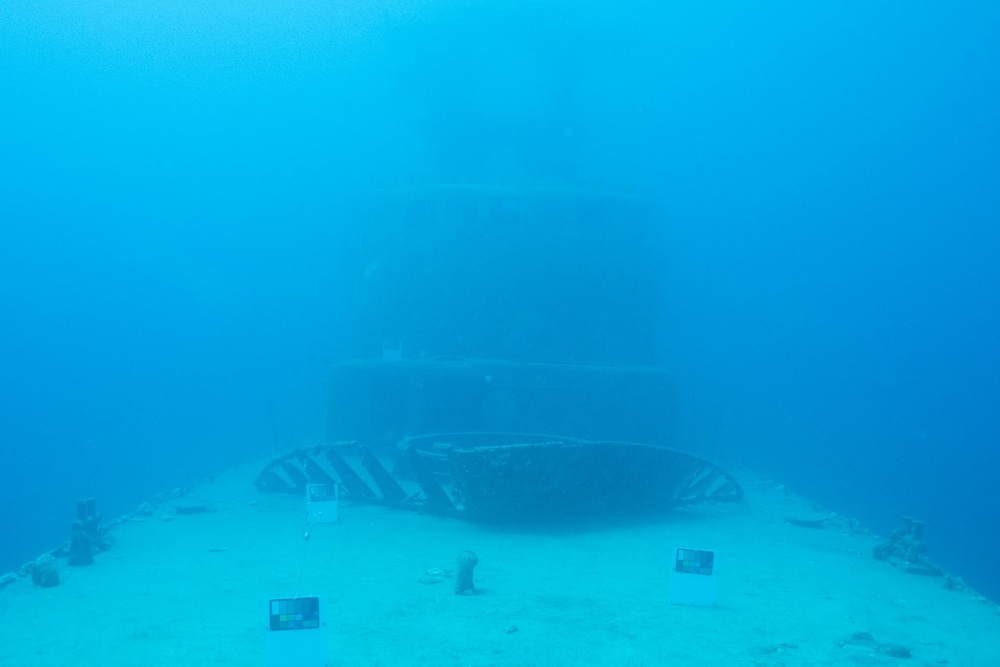
//> input picture image_enhancement/image_enhancement_cpp/test/ship.jpg, 1000 x 667 px, shrunk from 1280 x 854 before the run
$ ./image_enhancement   (built with g++ and OpenCV 4)
//> lines starting //> are read from the running program, lines starting //| are printed output that depends on the picture
//> further down, org_img is the input picture: 667 rows x 1000 cols, CV_8UC3; mean B, G, R 223.5, 167.5, 2
#include <opencv2/opencv.hpp>
#include <opencv2/imgproc.hpp>
#include <opencv2/highgui.hpp>
#include <vector>
#include <algorithm>
#include <cmath>

cv::Mat redCompensate(const cv::Mat& img, int window) {
//> called with window = 5
    float alpha = 1.0f;
    cv::Mat r, g, b;
    std::vector<cv::Mat> channels;
    cv::split(img, channels);
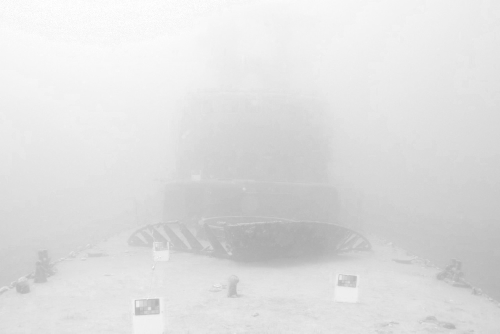
//> channels[0]: 667 rows x 1000 cols, CV_8UC1 (shown at 1/2 size); min 171, max 255, mean 223.5
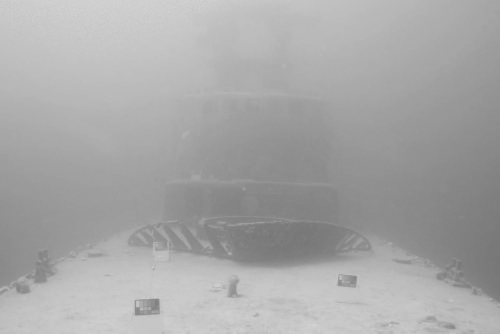
//> channels[1]: 667 rows x 1000 cols, CV_8UC1 (shown at 1/2 size); min 116, max 230, mean 167.5
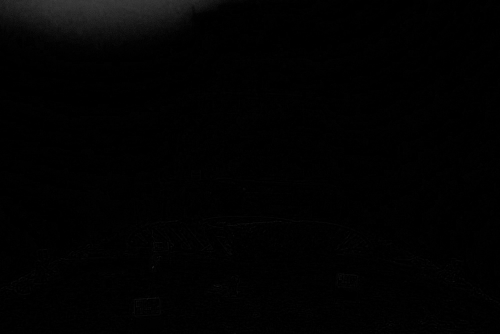
//> channels[2]: 667 rows x 1000 cols, CV_8UC1 (shown at 1/2 size); min 0, max 64, mean 2
    r = channels[2];
    g = channels[1];
    b = channels[0];

    r.convertTo(r, CV_32F, 1.0 / 255.0);
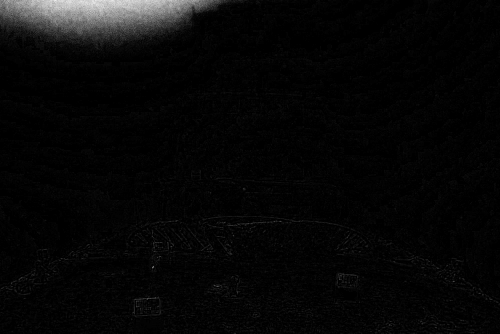
//> r: 667 rows x 1000 cols, CV_32FC1 (shown at 1/2 size); min 0, max 0.251, mean 0.00783; drawn with min black and max white
    g.convertTo(g, CV_32F, 1.0 / 255.0);
    b.convertTo(b, CV_32F, 1.0 / 255.0);

    int height = img.rows, width = img.cols;
    int padsize = (window - 1) / 2;
    cv::Mat padr, padg;
    cv::copyMakeBorder(r, padr, padsize, padsize, padsize, padsize, cv::BORDER_REFLECT);
    cv::copyMakeBorder(g, padg, padsize, padsize, padsize, padsize, cv::BORDER_REFLECT);

    cv::Mat ret = img.clone();
    for (int i = 0; i < height; i++) {
        for (int j = 0; j < width; j++) {
            cv::Mat slider = padr(cv::Rect(j, i, window, window));
            cv::Mat slideg = padg(cv::Rect(j, i, window, window));
            float r_mean = cv::mean(slider)[0];
            float g_mean = cv::mean(slideg)[0];
            float Irc = r.at<float>(i, j) + alpha * (g_mean - r_mean) * (1 - r.at<float>(i, j)) * g.at<float>(i, j);
            ret.at<cv::Vec3b>(i, j)[2] = static_cast<uchar>(Irc * 255);
        }
    }
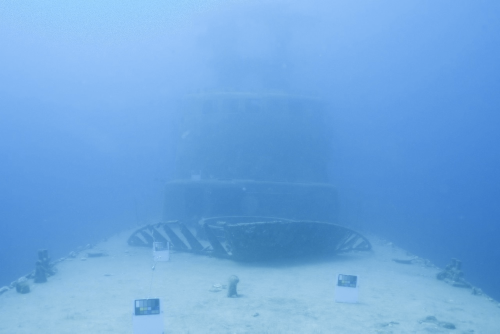
//> ret: 667 rows x 1000 cols, CV_8UC3 (shown at 1/2 size); mean B, G, R 223.5, 167.5, 111.1
    return ret;
}

cv::Mat gray_balance(const cv::Mat& image) {
    int L = 255;
    std::vector<cv::Mat> channels;
    cv::split(image, channels);
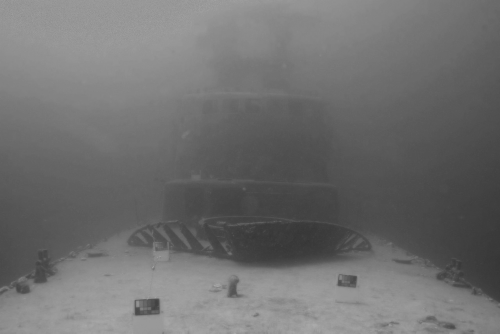
//> channels[2]: 667 rows x 1000 cols, CV_8UC1 (shown at 1/2 size); min 53, max 179, mean 111.1
    cv::Scalar means = cv::mean(image);
//> means = Scalar(223.5, 167.5, 111.1)
    float Ravg = means[2], Gavg = means[1], Bavg = means[0];
//> Ravg = 111.1; Gavg = 167.5; Bavg = 223.5

    float Max = std::max({ Ravg, Gavg, Bavg });
//> Max = 223.5
    std::vector<float> ratio = { Max / Ravg, Max / Gavg, Max / Bavg };
//> ratio = [2.01, 1.33, 1]

    std::vector<float> satLevel = { 0.005f * ratio[0], 0.005f * ratio[1], 0.005f * ratio[2] };
//> satLevel = [0.0101, 0.00667, 0.005]

    cv::Mat output = cv::Mat::zeros(image.size(), image.type());
    for (int ch = 0; ch < 3; ch++) {
        cv::Mat temp;
        channels[ch].convertTo(temp, CV_32F);
        temp = temp.reshape(1, 1);
        cv::Mat sorted;
        cv::sort(temp, sorted, cv::SORT_ASCENDING);
        int n = sorted.cols;
        float pmin = sorted.at<float>(static_cast<int>(satLevel[ch] * n));
        float pmax = sorted.at<float>(static_cast<int>((1 - satLevel[ch]) * n));
        channels[ch] = cv::max(cv::min(channels[ch], pmax), pmin);
        cv::normalize(channels[ch], channels[ch], 0, L, cv::NORM_MINMAX);
    }
//> this loop made 3 passes
//> (pmin, pmax) on passes 1 to 3: (178, 252), (122, 207), (57, 161)
    cv::merge(channels, output);
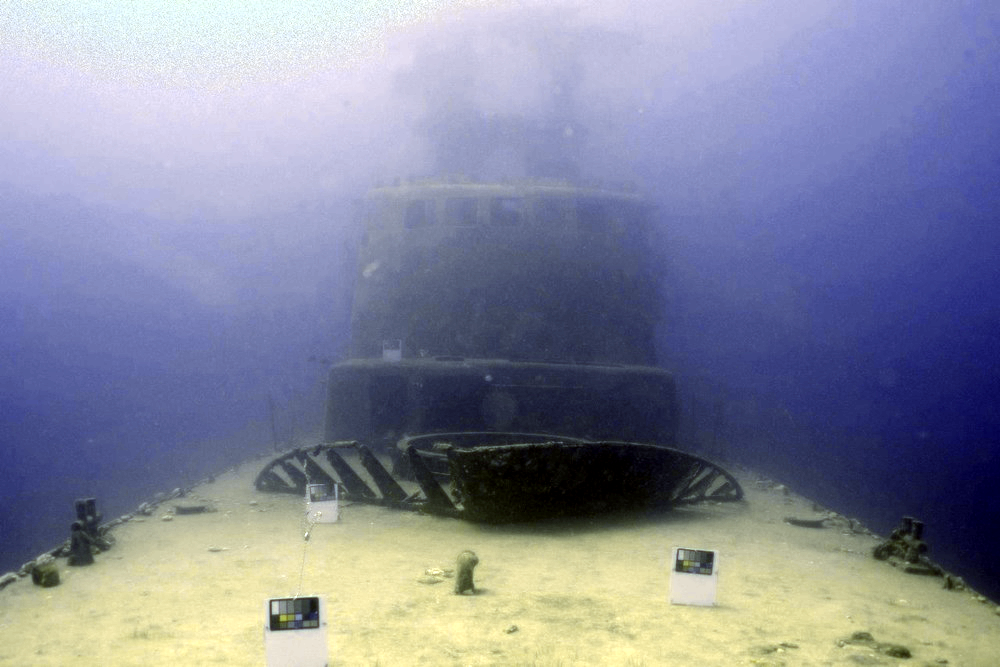
//> output: 667 rows x 1000 cols, CV_8UC3; mean B, G, R 156.8, 136.6, 132.7
    return output;
}

cv::Mat gammaCorrection(const cv::Mat& img, float alpha, float gamma) {
//> called with alpha = 1, gamma = 1.2
    cv::Mat imgFloat;
    // Ensure the image is in float format with range [0, 1]
    img.convertTo(imgFloat, CV_32F, 1.0 / 255.0);

    // Apply gamma correction
    cv::Mat output;
    cv::pow(imgFloat, gamma, output);

    // Scale by alpha and convert back to 8-bit
    output = alpha * output * 255.0;
    output.convertTo(output, CV_8U);

    return output;
}

int main() {
    cv::Mat org_img = cv::imread("test/ship.jpg");
    cv::Mat img = org_img.clone();
    cv::imshow("Input image", org_img);

    cv::Mat red_comp_img = redCompensate(img, 5);
    cv::imshow("Red Compensated", red_comp_img);

    cv::Mat wb_img = gray_balance(red_comp_img);
    cv::imshow("White Balanced Image", wb_img);

    float alpha = 1.0f;
    float gamma = 1.2f;
    cv::Mat gamma_crct_img = gammaCorrection(wb_img, alpha, gamma);
    cv::imshow("Gamma corrected White balance image", gamma_crct_img);

    cv::waitKey(0);
    cv::destroyAllWindows();
    return 0;
}

$ run again, with image_enhancement/image_enhancement_cpp/test/img1.jpg copied over image_enhancement/image_enhancement_cpp/test/ship.jpg
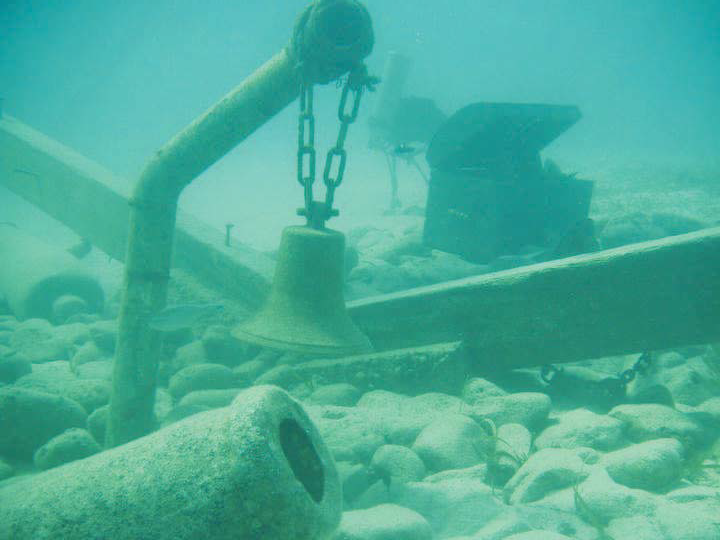
//> input picture image_enhancement/image_enhancement_cpp/test/img1.jpg, 720 x 540 px
//> org_img is the input picture: 540 rows x 720 cols, CV_8UC3; mean B, G, R 154.2, 173.9, 73.2
//> in gray_balance, `cv::split(image, channels);`:
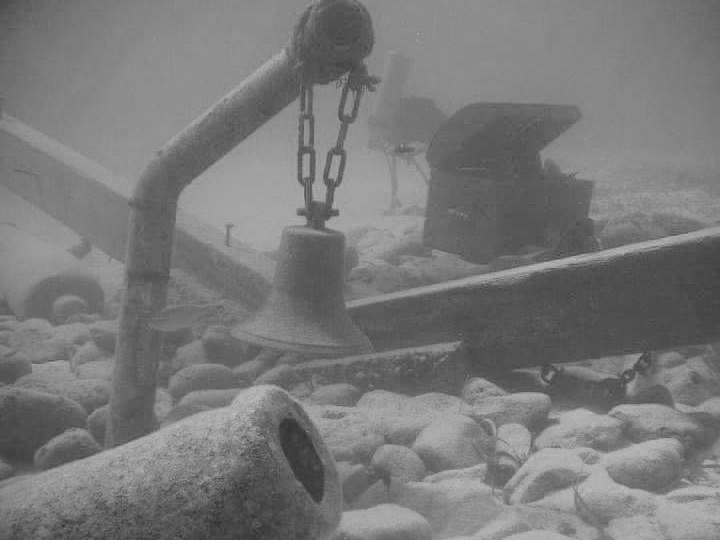
//> channels[2]: 540 rows x 720 cols, CV_8UC1; min 47, max 189, mean 121.3
//> means = Scalar(154.2, 173.9, 121.3)
//> Ravg = 121.3; Gavg = 173.9; Bavg = 154.2
//> Max = 173.9
//> ratio = [1.43, 1, 1.13]
//> satLevel = [0.00717, 0.005, 0.00564]
//> the loop in gray_balance, `for (int ch = 0; ch < 3; ch++)` made 3 passes
//> (pmin, pmax) on passes 1 to 3: (96, 195), (116, 214), (66, 176)
//> in gray_balance, `cv::merge(channels, output);`:
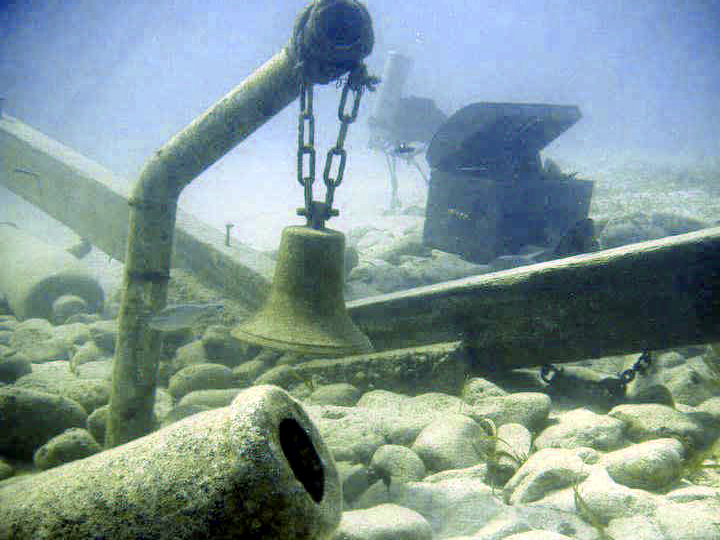
//> output: 540 rows x 720 cols, CV_8UC3; mean B, G, R 149.9, 150.6, 128.2

$ run again, with image_enhancement/image_enhancement_cpp/test/img2.jpg copied over image_enhancement/image_enhancement_cpp/test/ship.jpg
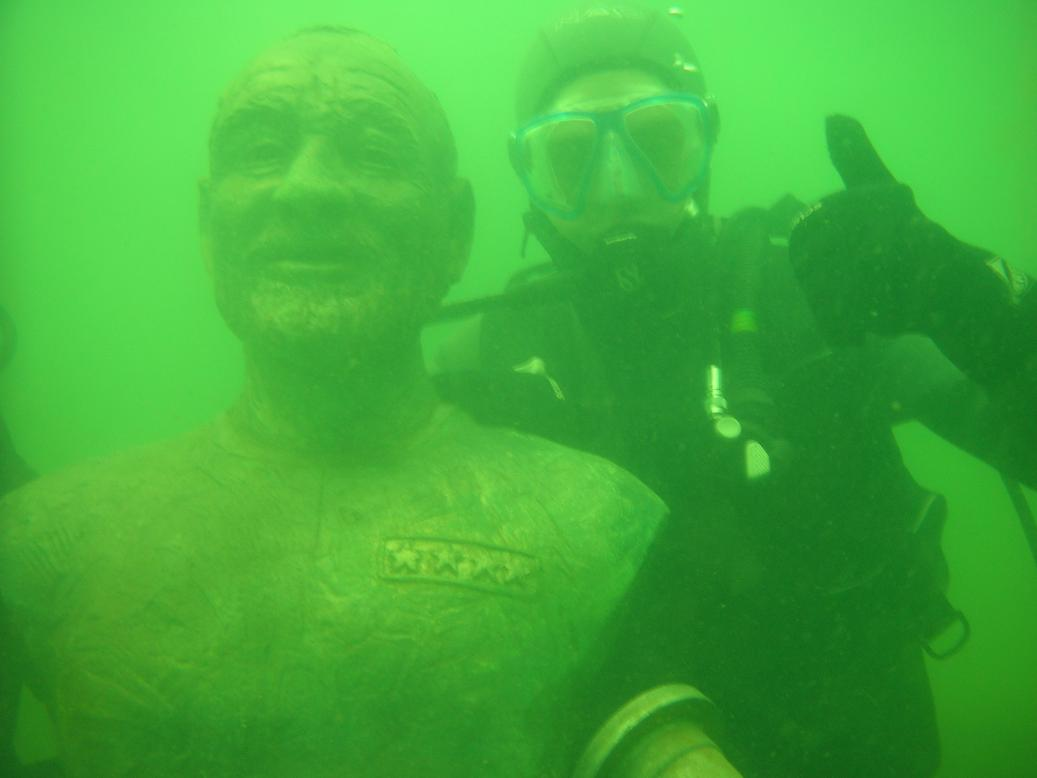
//> input picture image_enhancement/image_enhancement_cpp/test/img2.jpg, 1037 x 778 px
//> org_img is the input picture: 778 rows x 1037 cols, CV_8UC3; mean B, G, R 57, 172.2, 64.9
//> in gray_balance, `cv::split(image, channels);`:
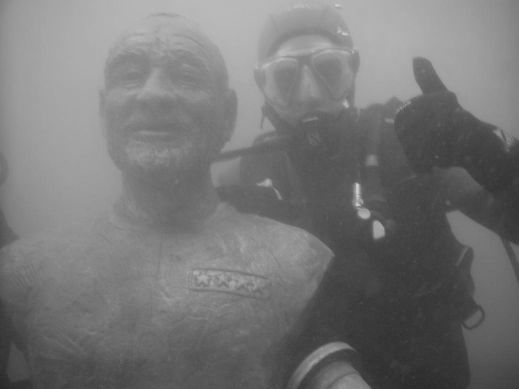
//> channels[2]: 778 rows x 1037 cols, CV_8UC1 (shown at 1/2 size); min 39, max 213, mean 117.8
//> means = Scalar(57, 172.2, 117.8)
//> Ravg = 117.8; Gavg = 172.2; Bavg = 57
//> Max = 172.2
//> ratio = [1.46, 1, 3.02]
//> satLevel = [0.00731, 0.005, 0.0151]
//> the loop in gray_balance, `for (int ch = 0; ch < 3; ch++)` made 3 passes
//> (pmin, pmax) on passes 1 to 3: (21, 109), (100, 246), (53, 181)
//> in gray_balance, `cv::merge(channels, output);`:
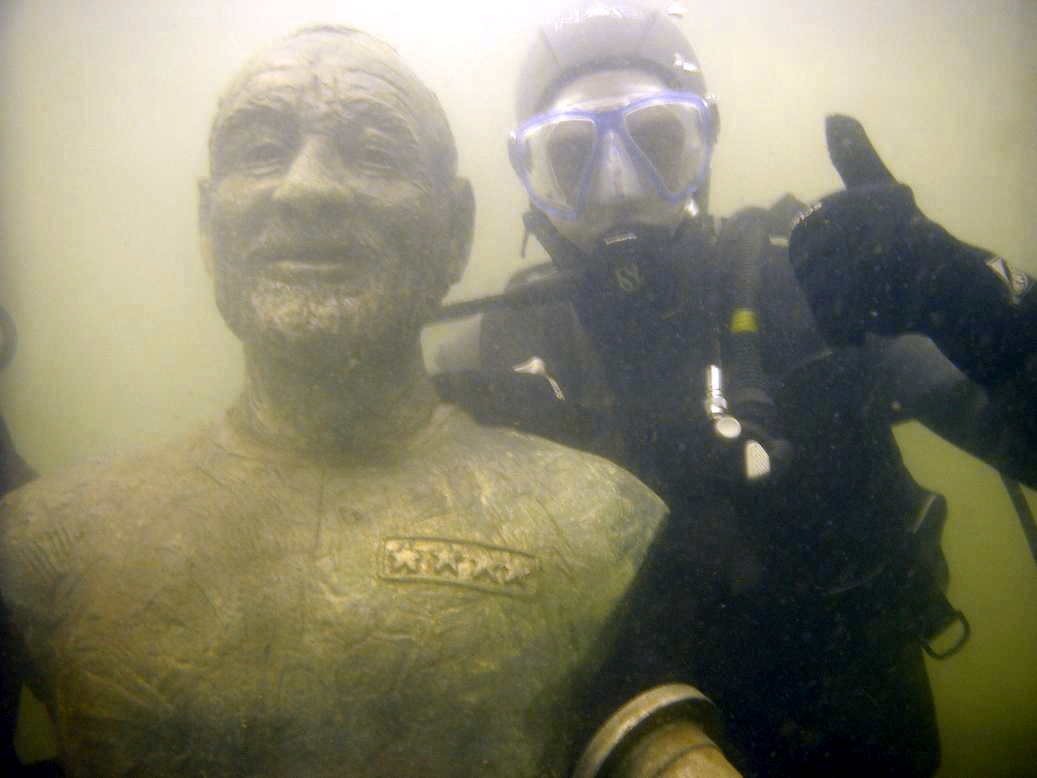
//> output: 778 rows x 1037 cols, CV_8UC3; mean B, G, R 104.3, 126.2, 129.1
